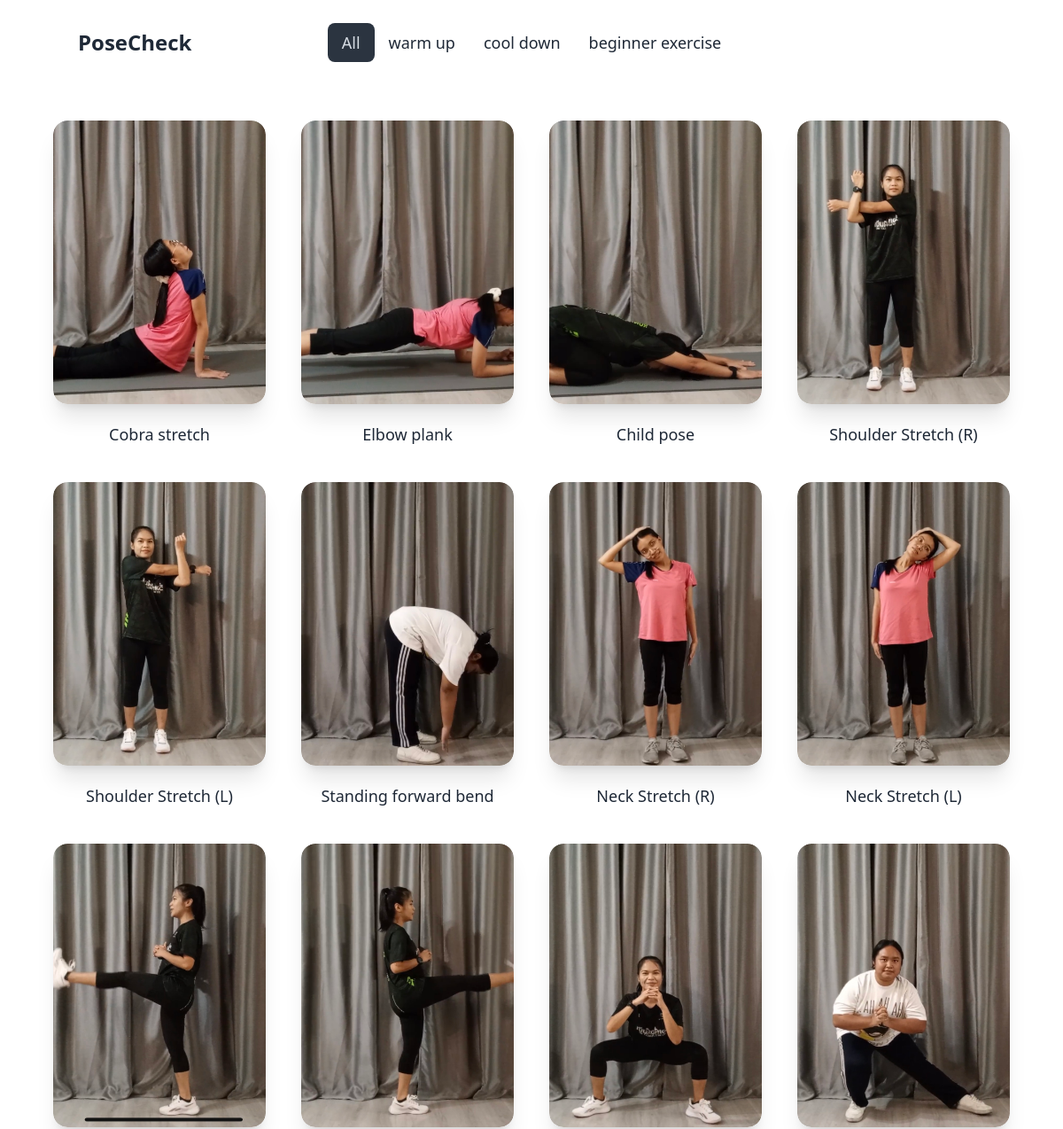
Before: /PoseCheck/ (upper part) with the older database file.
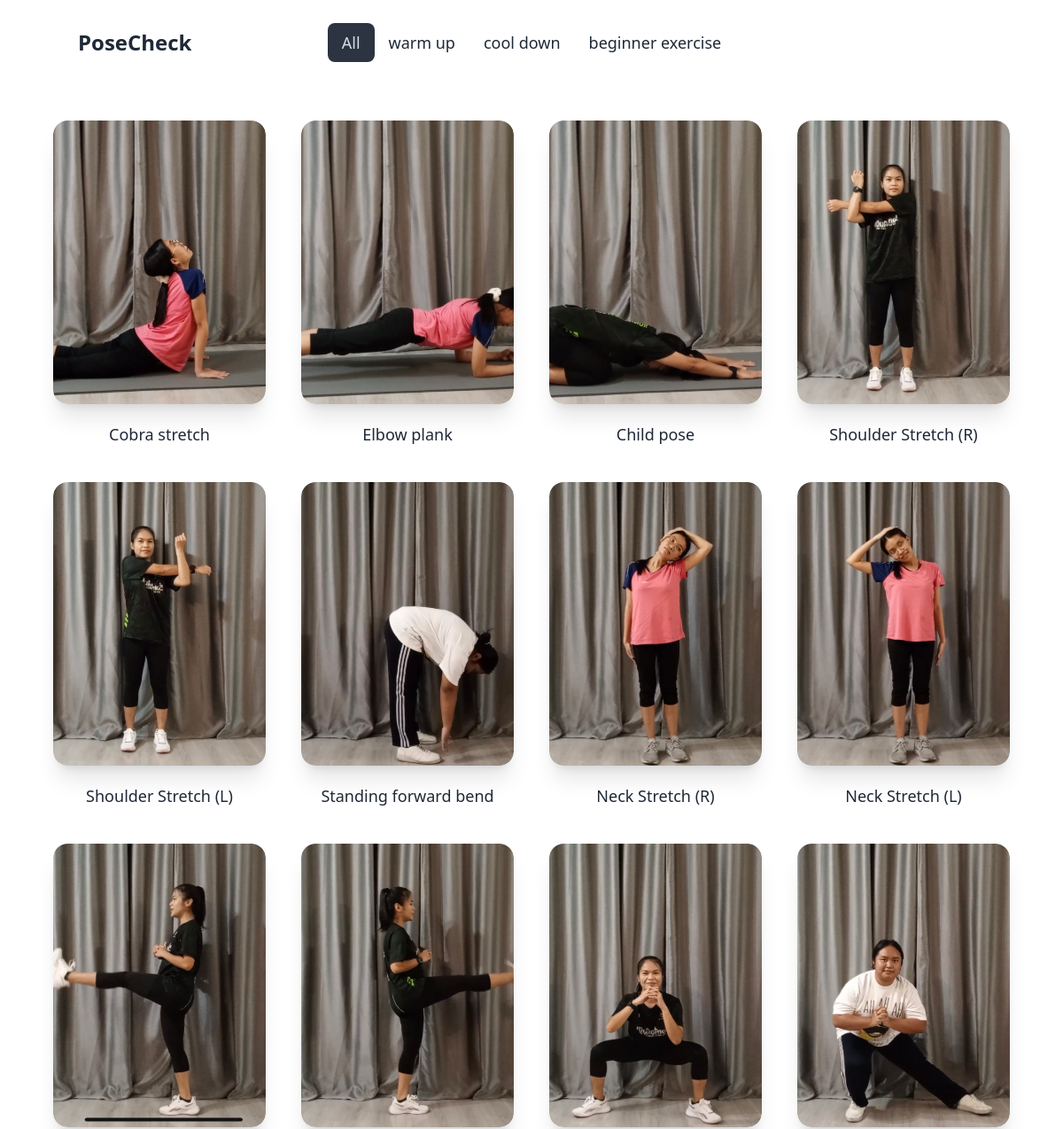
After: the same page with the newer database file.
### PoseCheck/models.py (models this page shows, shortened)
class Category(models.Model):
    name = models.CharField(max_length=100, default="warm up")

class Exercise(models.Model):
    code = models.CharField(max_length=10, unique=True)
    slug = models.SlugField(max_length=200, unique=True)
    title = models.CharField(max_length=200, unique=True)
    category = models.ForeignKey(Category, null=True, blank=True, on_delete=models.CASCADE)
    image = models.FileField(upload_to='upload', null=True, blank=True)
    video = models.TextField(null=True, blank=True)
    time = models.CharField(max_length=10)
    description = models.TextField(null=True, blank=True)
    create = models.DateTimeField(auto_now_add=True)
    update = models.DateTimeField(auto_now=True)
    def show_image(self):
        if self.image:
            return format_html('<img src="' + self.image.url + '" height="50px">')
        else:
            return ''
    show_image.allow_tags = True

### PoseCheck/views.py (the view)
# urls.py: path('',views.index, name='index'),
def index(request):
    category = Category.objects.all()
    exercise = Exercise.objects.all()
    categ_id = request.GET.get('categoryid')
    if categ_id:
        exercise = exercise.filter(category_id = categ_id)
    return render(request, 'posecheck/index.html', {
        'category':category,
        'exercise':exercise,
        'categ_id':categ_id,
    })

### templates/PoseCheck/index.html (shortened to what this page needs)
{% extends "layouts/baseforhomepage.html" %}
{% block content %}
    {% for e in exercise %}
    <a href="{% url 'PoseCheck:description' slug=e.slug %}" class="group flex flex-col items-center">
        <div class="card w-40 h-60 md:w-52 md:h-72 lg:w-60 lg:h-80 bg-base-100 shadow-xl image-full group-hover:scale-110 group-hover:duration-500">
            <figure>
                {% if e.image %}
                <img src="{{ e.image.url }}" alt="{{ e.title }}" />
                {% else %}
                <img src="#" alt="No Image Available" />
                {% endif %}
            </figure>
        </div>
        <div class="pt-5 text-md font-medium sm:text-xl md:text-lg">
            {{ e.title }}
        </div>
    </a>
    {% endfor %}
{% endblock %}

### templates/layouts/baseforhomepage.html (shortened to what this page needs)
<!DOCTYPE html>
<html>
    <head>
        <link href="https://cdn.jsdelivr.net/npm/daisyui@4.7.2/dist/full.min.css" rel="stylesheet" type="text/css" />
        <script src="https://cdn.tailwindcss.com"></script>
    </head>
    <body>
        <div class="navbar bg-base-100">
            <div class="navbar-start">
              <a href="{% url 'myapp:index' %}" class="link link-hover text-2xl font-bold md:ps-20">PoseCheck</a>
            </div>
            <div class="navbar-center hidden lg:flex">
                <ul class="menu menu-horizontal px-1">
                  <li><a href="{% url 'PoseCheck:index' %}" class="text-lg {% if not categ_id %}active{% endif %}" >All</a></li>
                  {% for c in category %}
                  <li><a href="{% url 'PoseCheck:index' %}?categoryid={{c.id}}" class="text-lg {% if categ_id|add:'0' == c.id %}active{% endif %}">{{c.name}}</a></li>
                  {% endfor %}
                </ul>
            </div>
        </div>
        <div class="hero p-10">
            <div class="grid grid-cols-2 content-around gap-10 md:grid-cols-3 lg:grid-cols-4 xl:grid-cols-5">
            {% block content %}
            {% endblock %}
            </div>
        </div>
    </body>
</html>

### templates/layouts/baseforhomepage.html (style rules this page uses)
.navbar { min-height: 6rem; }
.card { overflow: hidden; }
.card.image-full:before { opacity: 0; object-fit: scale-down; }
.card.image-full > figure img { transition: 0.5s; }

Changed rows visible on the page:
changed Exercise "Neck Stretch (R)": image: a different picture
changed Exercise "Neck Stretch (L)": image: a different picture
